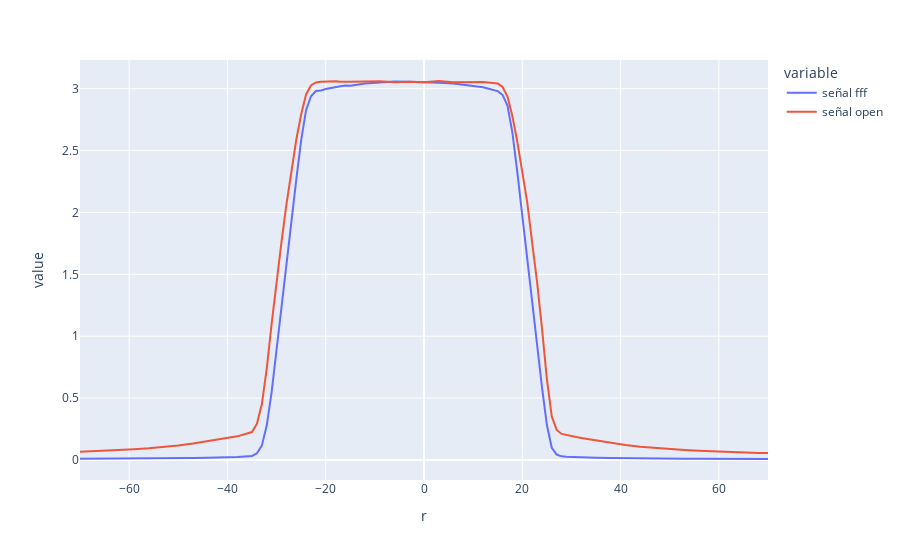

The code cell stored with this chart in its notebook:
### Code cell
pcropen.merge(pcrFFF).set_index('r')[['señal fff', 'señal open']].plot()
